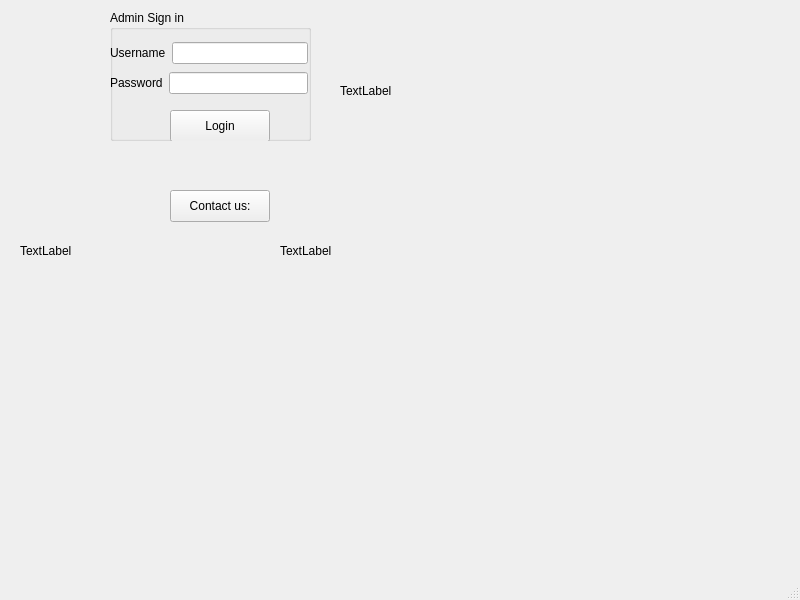
<?xml version="1.0" encoding="UTF-8"?>
<ui version="4.0">
 <class>MainWindow</class>
 <widget class="QMainWindow" name="MainWindow">
  <property name="geometry">
   <rect>
    <x>0</x>
    <y>0</y>
    <width>800</width>
    <height>600</height>
   </rect>
  </property>
  <property name="windowTitle">
   <string>MainWindow</string>
  </property>
  <widget class="QWidget" name="centralwidget">
   <widget class="QPushButton" name="pushButton">
    <property name="geometry">
     <rect>
      <x>170</x>
      <y>190</y>
      <width>100</width>
      <height>32</height>
     </rect>
    </property>
    <property name="text">
     <string>Contact us:</string>
    </property>
   </widget>
   <widget class="QLabel" name="label">
    <property name="geometry">
     <rect>
      <x>20</x>
      <y>240</y>
      <width>241</width>
      <height>21</height>
     </rect>
    </property>
    <property name="text">
     <string>TextLabel</string>
    </property>
   </widget>
   <widget class="QLabel" name="label_2">
    <property name="geometry">
     <rect>
      <x>280</x>
      <y>240</y>
      <width>231</width>
      <height>21</height>
     </rect>
    </property>
    <property name="text">
     <string>TextLabel</string>
    </property>
   </widget>
   <widget class="QGroupBox" name="groupBox">
    <property name="geometry">
     <rect>
      <x>110</x>
      <y>10</y>
      <width>201</width>
      <height>131</height>
     </rect>
    </property>
    <property name="title">
     <string>Admin Sign in</string>
    </property>
    <widget class="QPushButton" name="pushButton_Login">
     <property name="geometry">
      <rect>
       <x>60</x>
       <y>100</y>
       <width>100</width>
       <height>32</height>
      </rect>
     </property>
     <property name="text">
      <string>Login</string>
     </property>
    </widget>
    <widget class="QWidget" name="">
     <property name="geometry">
      <rect>
       <x>0</x>
       <y>30</y>
       <width>198</width>
       <height>58</height>
      </rect>
     </property>
     <layout class="QVBoxLayout" name="verticalLayout">
      <item>
       <layout class="QHBoxLayout" name="horizontalLayout">
        <item>
         <widget class="QLabel" name="label_3">
          <property name="text">
           <string>Username</string>
          </property>
         </widget>
        </item>
        <item>
         <widget class="QLineEdit" name="lineEdit_username"/>
        </item>
       </layout>
      </item>
      <item>
       <layout class="QHBoxLayout" name="horizontalLayout_2">
        <item>
         <widget class="QLabel" name="label_4">
          <property name="text">
           <string>Password</string>
          </property>
         </widget>
        </item>
        <item>
         <widget class="QLineEdit" name="lineEdit_password"/>
        </item>
       </layout>
      </item>
     </layout>
    </widget>
   </widget>
   <widget class="QLabel" name="label_pic">
    <property name="geometry">
     <rect>
      <x>340</x>
      <y>30</y>
      <width>141</width>
      <height>121</height>
     </rect>
    </property>
    <property name="text">
     <string>TextLabel</string>
    </property>
   </widget>
  </widget>
  <widget class="QMenuBar" name="menubar">
   <property name="geometry">
    <rect>
     <x>0</x>
     <y>0</y>
     <width>800</width>
     <height>24</height>
    </rect>
   </property>
  </widget>
  <widget class="QStatusBar" name="statusbar"/>
 </widget>
 <resources/>
 <connections/>
</ui>
